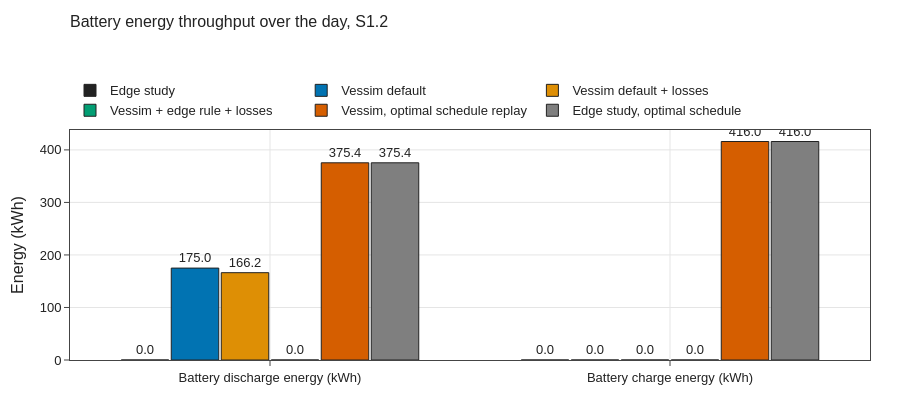

The cell this chart's notebook holds for it:
### Code cell
fig = vp.grouped_bars(
    kpi.loc[["Battery discharge energy (kWh)", "Battery charge energy (kWh)"]],
    title="Battery energy throughput over the day, S1.2", y_title="Energy (kWh)")
fig.show()

### Figure 1 — Plotly figure (JSON) as saved in the notebook; plotly's stock layout.template omitted (floating-point values rounded to 4 significant figures)
{"data": [{"marker": {"color": "#222222", "line": {"color": "#222222", "width": 1}}, "name": "Edge study", "orientation": "v", "text": ["0.0", "0.0"], "textposition": "outside", "type": "bar", "x": ["Battery discharge energy (kWh)", "Battery charge energy (kWh)"], "y": [0.0, 0.0]}, {"marker": {"color": "#0173b2", "line": {"color": "#222222", "width": 1}}, "name": "Vessim default", "orientation": "v", "text": ["175.0", "0.0"], "textposition": "outside", "type": "bar", "x": ["Battery discharge energy (kWh)", "Battery charge energy (kWh)"], "y": [175.0, 0.0]}, {"marker": {"color": "#de8f05", "line": {"color": "#222222", "width": 1}}, "name": "Vessim default + losses", "orientation": "v", "text": ["166.2", "0.0"], "textposition": "outside", "type": "bar", "x": ["Battery discharge energy (kWh)", "Battery charge energy (kWh)"], "y": [166.2, 0.0]}, {"marker": {"color": "#029e73", "line": {"color": "#222222", "width": 1}}, "name": "Vessim + edge rule + losses", "orientation": "v", "text": ["0.0", "0.0"], "textposition": "outside", "type": "bar", "x": ["Battery discharge energy (kWh)", "Battery charge energy (kWh)"], "y": [0.0, 0.0]}, {"marker": {"color": "#d55e00", "line": {"color": "#222222", "width": 1}}, "name": "Vessim, optimal schedule replay", "orientation": "v", "text": ["375.4", "416.0"], "textposition": "outside", "type": "bar", "x": ["Battery discharge energy (kWh)", "Battery charge energy (kWh)"], "y": [375.4, 416.0]}, {"marker": {"color": "#7f7f7f", "line": {"color": "#222222", "width": 1}}, "name": "Edge study, optimal schedule", "orientation": "v", "text": ["375.4", "416.0"], "textposition": "outside", "type": "bar", "x": ["Battery discharge energy (kWh)", "Battery charge energy (kWh)"], "y": [375.4, 416.0]}], "layout": {"bargap": 0.25, "bargroupgap": 0.05, "barmode": "group", "height": 420, "hovermode": "closest", "showlegend": true, "title": {"text": "Battery energy throughput over the day, S1.2"}, "xaxis": {"title": {"text": ""}}, "yaxis": {"title": {"text": "Energy (kWh)"}}}}
